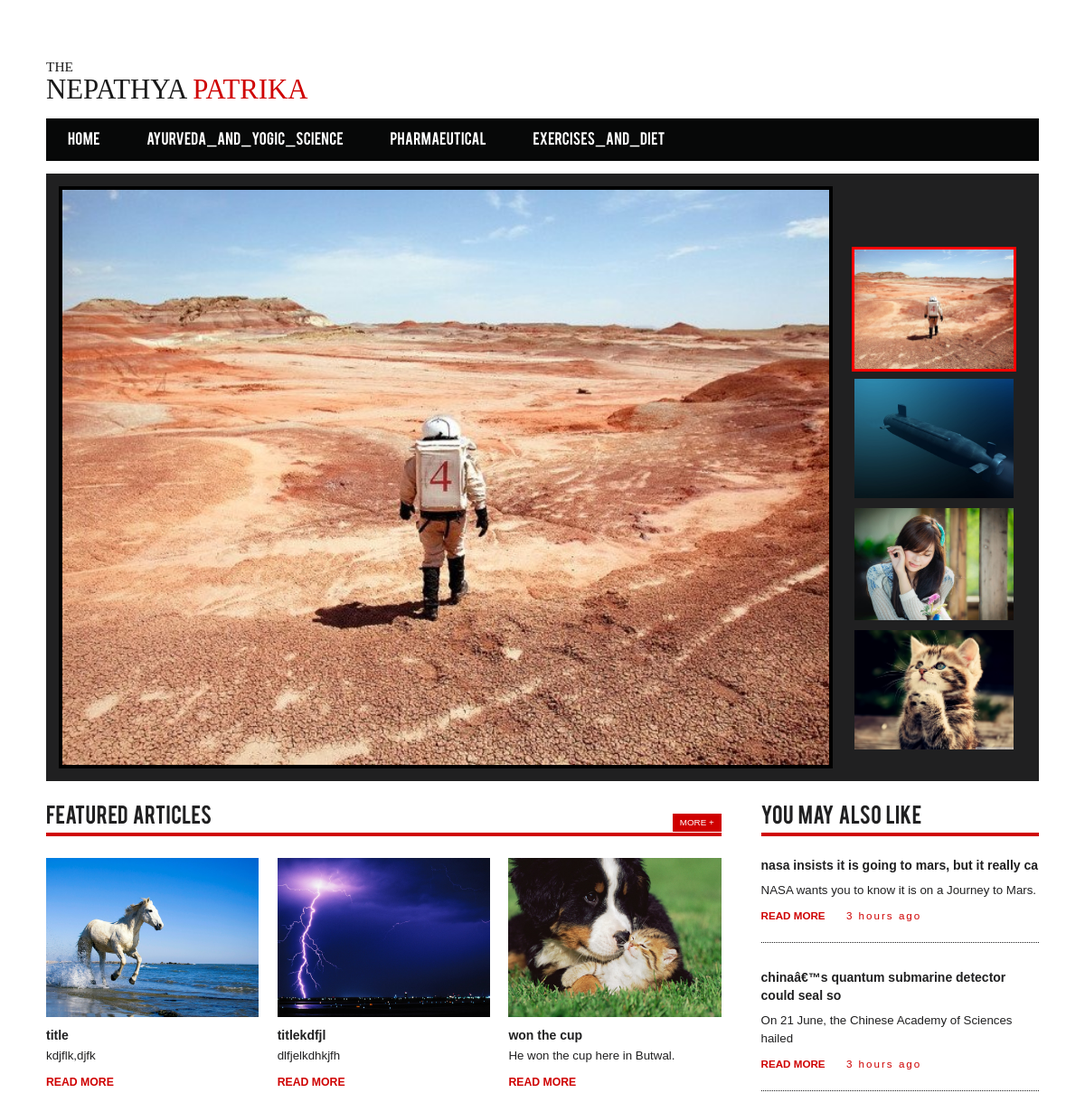
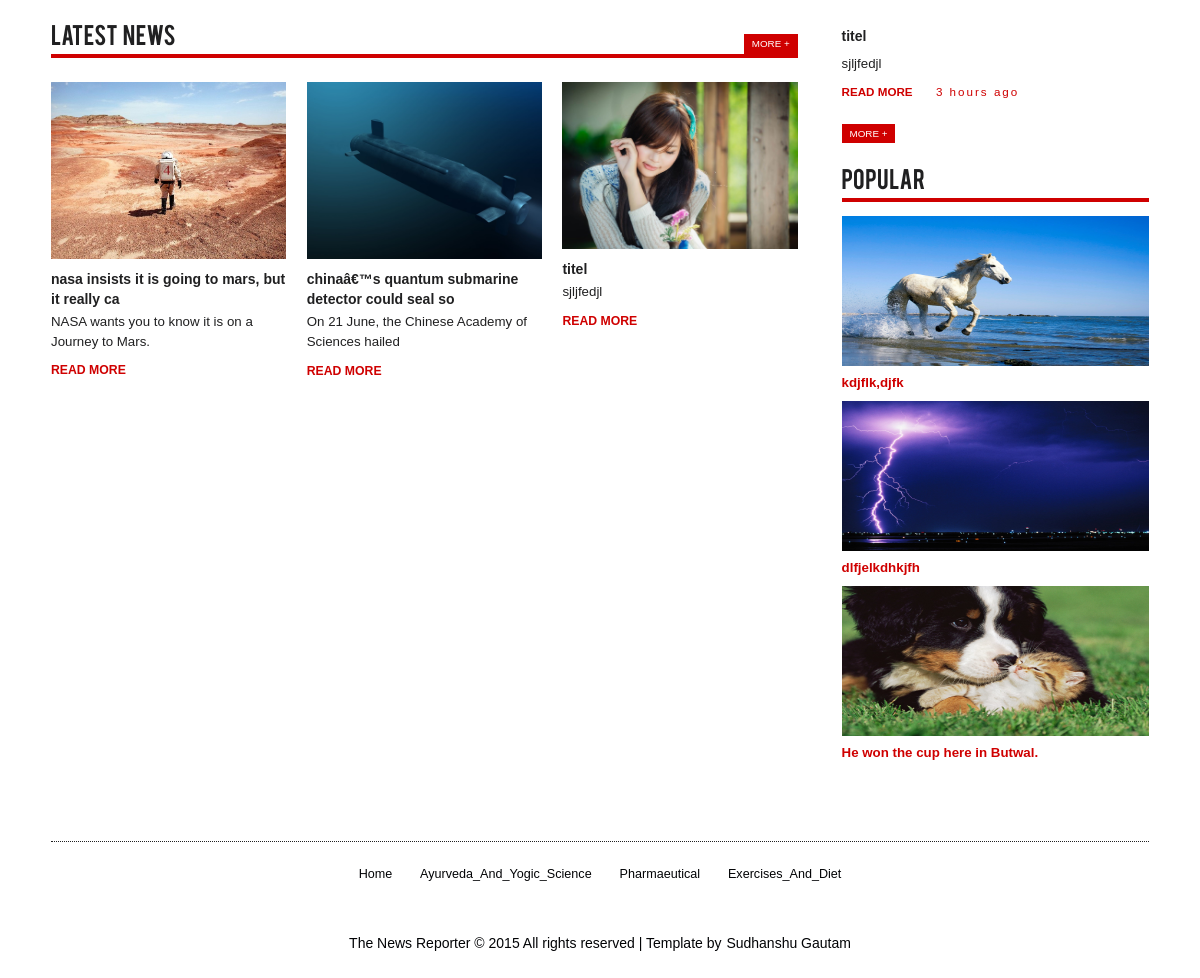
Page /newmvc/home on the committed database (2 pictures, top to bottom).
### tables this page shows
CREATE TABLE `tbl_category` (
  `id` int(11) NOT NULL,
  `name` varchar(50) NOT NULL,
  `slug` varchar(200) NOT NULL,
  `created_by` varchar(50) NOT NULL,
  `created_at` datetime NOT NULL,
  `modified_by` varchar(50) DEFAULT NULL,
  `modified_at` datetime DEFAULT NULL,
  `status` tinyint(1) NOT NULL DEFAULT '1'
);

CREATE TABLE `tbl_news` (
  `id` int(11) NOT NULL,
  `title` varchar(50) NOT NULL,
  `category` varchar(50) NOT NULL,
  `short_desc` varchar(50) NOT NULL,
  `description` text NOT NULL,
  `image` varchar(250) DEFAULT NULL,
  `status` tinyint(1) NOT NULL DEFAULT '1',
  `featured` tinyint(1) NOT NULL DEFAULT '0',
  `created_by` varchar(50) NOT NULL,
  `created_at` datetime NOT NULL,
  `modified_by` varchar(50) DEFAULT NULL,
  `modified_at` datetime DEFAULT NULL
);

### newmvc/controller/homecontroller.php (called while the page is built)
<?php
class homecontroller extends controller{
	function __construct(){
		$this->news = $this->loadmodel('newsmodel');
		$this->cat= $this->loadmodel('categorymodel');
	}
	function index(){
		$this->menu = $this->cat->selectmycategory();
		$this->featured_news = $this->news->selectfeaturednews();
		$this->sliderdata=$this->news->sliderimage();
		$this->latest = $this->news->selectlatestnews();
		$this->loadview('home',true,true);
	}
}
?>

### newmvc/config/config.php (called while the page is built, shortened)
<?php
function base_url($atRoot=FALSE, $atCore=FALSE, $parse=FALSE) {
        if (isset($_SERVER['HTTP_HOST'])) {
            $http = isset($_SERVER['HTTPS']) && strtolower($_SERVER['HTTPS']) !== 'off' ? 'https' : 'http';
            $hostname = $_SERVER['HTTP_HOST'];
            $dir =  str_replace(basename($_SERVER['SCRIPT_NAME']), '', $_SERVER['SCRIPT_NAME']);
            $core = preg_split('@/@', str_replace($_SERVER['DOCUMENT_ROOT'], '', realpath(dirname(__FILE__))), NULL, PREG_SPLIT_NO_EMPTY);
            $core = $core[0];
            $tmplt = $atRoot ? ($atCore ? "%s://%s/%s/" : "%s://%s/") : ($atCore ? "%s://%s/%s/" : "%s://%s%s");
            $end = $atRoot ? ($atCore ? $core : $hostname) : ($atCore ? $core : $dir);
            $base_url = sprintf( $tmplt, $http, $hostname, $end );
        }
        else $base_url = 'http://localhost/';
        return $base_url;
}
?>

### newmvc/libs/model.php (called while the page is built, shortened)
<?php
class model{
	public $con;
	public function __construct()
     {
		$this->con = new mysqli('localhost','root','','db_news2');
   }
	public function select($sql){
		$res = $this->con->query($sql);
		$data = [];
		if($res->num_rows>0)
			while($row= $res->fetch_object()){
				$data[] = $row;
			}
		return $data;
	}
}
?>

### newmvc/model/categorymodel.php (called while the page is built, shortened)
<?php
class categorymodel extends model{
	function selectmycategory(){
		$sql = "select * from tbl_category";
		return $this->select($sql);
	}
}

### newmvc/model/newsmodel.php (called while the page is built, shortened)
<?php
class newsmodel extends model{
    function sliderimage()
    {
    	$sql="select image from tbl_news where image is NOT NULL order by id DESC limit 4";
    	return $this->select($sql);
    }
    function selectfeaturednews(){
        $sql = "select * from tbl_news where featured = 1 and status = 1 limit 3";
        return $this->select($sql);
    }
    function selectlatestnews(){
        $sql = "select * from tbl_news where status = 1 order by created_at DESC limit 3";
        return $this->select($sql);
    }
}
?>

### newmvc/view/home.php (the view, shortened to what this page needs)
<div class="main-content">
	<div class="col-md-12 total-news">
		<div class="slider">
			 <div class="conference-slider">
				<ul class="conference-rslide" id="conference-slider">
				<?php
				foreach ($this->sliderdata as $sd) {?>
				  <li><img src="<?php echo base_url()?>admin_panel/files/<?php echo $sd->image ?>" alt="No image"></li>
				  <?php } ?>
				</ul>
				<ul id="slider3-pager">
				<?php
				foreach ($this->sliderdata as $sd) {?>
				  <li><a href="#"><img src="<?php echo base_url()?>admin_panel/files/<?php echo $sd->image ?>" alt="no image"></a></li>
				  <?php } ?>
				</ul>
			</div>
		</div>
	<div class="posts">
		<div class="left-posts">
			<div class="world-news">
				<div class="main-title-head">
					<h3>Featured Articles</h3>
					<a href="singlepage.html">More  +</a>
					<div class="clearfix"></div>
				</div>
				<div class="world-news-grids">
				<?php
				foreach($this->featured_news as $fa) { ?>
					<div class="world-news-grid">
						<img src="<?php echo base_url()?>admin_panel/files/<?php echo $fa->image ?>" alt="No image">
						<a href="singlepage.html" class="title">
						<?php echo $fa->title ?>
						</a>
						<p><?php echo $fa->short_desc ?></p>
						<a href="singlepage.html">Read More</a>
					</div>
					<?php } ?>
				</div>
			</div>
			<div class="latest-articles">
				<div class="main-title-head">
					<h3>Latest News</h3>
					<a href="singlepage.html">More  +</a>
					<div class="clearfix"></div>
				</div>
				<div class="world-news-grids">
					<?php foreach ($this->latest as $key) { ?>
						<div class="world-news-grid">
						<img src="<?php echo base_url()?>admin_panel/files/<?php echo $key->image ?>" alt="No image">
						<a href="singlepage.html" class="title"><?php echo $key->title ?> </a>
						<p><?php echo $key->short_desc ?> </p>
						<a href="singlepage.html">Read More</a>
					</div>
					<?php } ?>
				</div>
			</div>
		</div>
		<div class="right-posts">
			<div class="desk-grid">
				<h3>You May Also Like</h3>
				<?php foreach($this->latest as $lsa ){?>
				<div class="desk">
					<a href="singlepage.html" class="title">
					 <?php echo $lsa->title; ?></a>
					<p><?php echo $lsa->short_desc ?></p>
					<p><a href="singlepage.html">Read More</a><span>3 hours ago</span></p>
					</div>
					<?php }?>
				<a class="more" href="singlepage.html">More  +</a>
			</div>
			<div class="editorial">
				<h3>Popular</h3>
				<?php foreach ($this->featured_news as $fn) { ?>
				<div class="editor">
				<a href="single.html"><img src="<?php echo base_url()?>admin_panel/files/<?php echo $fn->image ?>" alt="" height =150px width = 30px ></a>
					<a href="single.html">
						<?php echo $fn->short_desc ?>
					</a>
					</div>
				<?php } ?>
			</div>
		</div>
	</div>
	</div>
</div>

### newmvc/view/layout/header.php (shortened to what this page needs)
<!DOCTYPE html>
<html>
<head>
<link href="<?php echo base_url()?>public/css/bootstrap.css" rel='stylesheet' type='text/css' />
<link href="<?php echo base_url()?>public/css/style.css" rel="stylesheet" type="text/css" media="all" />
<link rel="stylesheet" href="http://netdna.bootstrapcdn.com/font-awesome/4.0.3/css/font-awesome.min.css" />
</head>
<body>
	<div class="container">
		<div class="news-paper">
			<div class="header">
				<div class="header-left">
					<div class="logo">
						<a href="<?php echo base_url().'home' ?>">
							<h6>The</h6>
							<h1>Nepathya <span>Patrika</span></h1>
						</a>
					</div>
				</div>
					<div class="clearfix"></div>
				</div>
			<div class="menu-strip">
				<ul>
				<li><a href="home">Home</a></li>
				<?php foreach ($this->menu as $data) { ?>
					<li><a href="<?php echo base_url().$data->name ?>"><?php echo $data->name ?></a></li>
					 <?php } ?>
				</ul>
			</div>

### newmvc/view/layout/footer.php (shortened to what this page needs)
			<div class="footer text-center">
				<div class="bottom-menu">
                 <ul>
				<li><a href="home">Home</a></li>
				<?php foreach ($this->menu as $data) { ?>
					<li><a href="<?php echo base_url().$data->name ?>"><?php echo $data->name ?></a></li>
					 <?php } ?>
				</ul>
				</div>
			     </div>
				<div class="copyright text-center">
					<p>The News Reporter &copy; 2015 All rights reserved | Template by  <a href="https://www.facebook.com/prayash.gautam">Sudhanshu Gautam</a></p><br><br>
				</div>
			</div>
		</div>
</body>
</html>

### rows in the picture
tbl_category: name "Ayurveda_And_Yogic_Science"
tbl_category: name "Pharmaeutical"
tbl_category: name "Exercises_And_Diet"
tbl_news: image (picture), title "nasa insists it is going to mars, but it really ca", short_desc "NASA wants you to know it is on a Journey to Mars."
tbl_news: image (picture), title "chinaâ€™s quantum submarine detector could seal so", short_desc "On 21 June, the Chinese Academy of Sciences hailed"
tbl_news: image (picture), title "titel", short_desc "sjljfedjl"
tbl_news: image (picture)
tbl_news: image (picture), title "title", short_desc "kdjflk,djfk"
tbl_news: image (picture), title "titlekdfjl", short_desc "dlfjelkdhkjfh"
tbl_news: image (picture), title "won the cup", short_desc "He won the cup here in Butwal."
